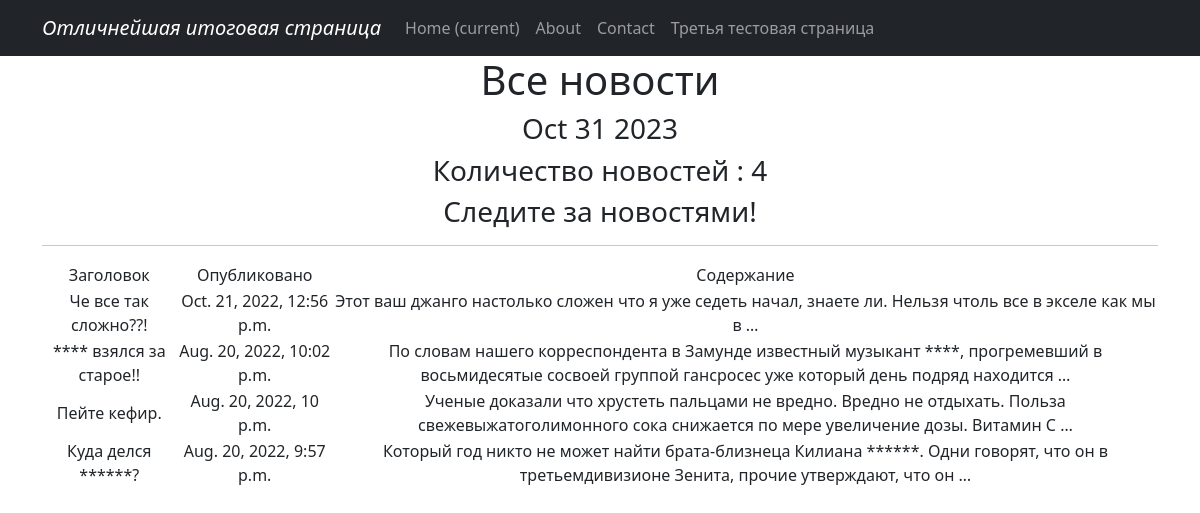
Page /news/ on the committed database.
### News/models.py (models this page shows, shortened)
class Post(models.Model):
    author = models.ForeignKey(Author, on_delete=models.CASCADE)
    post_time = models.DateTimeField(auto_now_add = True)
    post_type = models.CharField(max_length=3, choices = CHOICES, default = news)
    title = models.CharField(max_length=255)
    content = models.TextField()
    post_rating = models.IntegerField(default=0)
    category = models.ManyToManyField(Category, through = 'PostCategory')

### News/views.py (the view)
# urls.py: path('', PostList.as_view()),
class PostList(ListView):
    model = Post
    ordering = '-post_time'
    template_name = 'posts.html'
    context_object_name = 'posts'
    def get_context_data(self, **kwargs):
        context = super().get_context_data(**kwargs)
        context['time_now'] = datetime.utcnow()
        context['next_sale'] = None
        return context

### News/templatetags/custom_filters.py (called while the page is built)
@register.filter()
def cenzura(value):
    for word in Slovechki:
        value = value.replace(word, '*' * len(word))
    return value

### templates/posts.html (shortened to what this page needs)
{% extends 'flatpages/default.html' %}
{% load custom_filters %}
{% block content %}
   <h1>Все новости</h1>
   <h3>{{ time_now|date:'M d Y' }}</h3>
   <h3> Количество новостей : {{ posts | length }} </h3>
   <h3> {{ next_sale|default_if_none:"Следите за новостями!" }} </h3>
   <hr>
   {% if posts %}
       <table>
           <tr>
               <td>Заголовок</td>
               <td>Опубликовано</td>
               <td>Содержание</td>
           </tr>
           {% for Post in posts %}
           <tr>
               <td>{{ Post.title | cenzura }}</td>
               <td>{{ Post.post_time }}</td>
               <td>{{ Post.content | truncatewords:20 | cenzura }}</td>
           </tr>
           {% endfor %}
       </table>
   {% else %}
       <h2>Новостей нуль. Ниче не происходит.</h2>
   {% endif %}
{% endblock content %}

### templates/flatpages/default.html (shortened to what this page needs)
<!DOCTYPE html>
<html lang="en">
    <head>
        {% load static %}
       <link href="{% static 'css/styles.css' %}" rel="stylesheet" />
    </head>
    <body>
        <nav class="navbar navbar-expand-lg navbar-dark bg-dark static-top">
           <div class="container">
               <a class="navbar-brand" href="#"><i> Отличнейшая итоговая страница  </i></a>
               <div class="collapse navbar-collapse" id="navbarResponsive">
                   <ul class="navbar-nav ml-auto">
                       <li class="nav-item active">
                           <a class="nav-link" href="#">Home
                               <span class="sr-only">(current)</span>
                           </a>
                       </li>
                       <li class="nav-item">
                           <a class="nav-link" href="/about/">About</a>
                       </li>
                       <li class="nav-item">
                           <a class="nav-link" href="/contacts/">Contact</a>
                       </li>
                       <li class="nav-item">
                           <a class="nav-link" href="/third_page/">Третья тестовая страница </a>
                       </li>
                   </ul>
               </div>
           </div>
        </nav>
        <div class="container">
            <div class="row">
                <div class="col-lg-12 text-center">
                       {% block content %}{% endblock content %}
                </div>
            </div>
        </div>
    </body>
</html>

### rows in the picture
Post: title|cenzura "Че все так сложно??!", post_time "Oct. 21, 2022, 12:56 p.m.", content|cenzura "Этот ваш джанго настолько сложен что я уже седеть начал, знаете ли. Нельзя чтоль все в экселе как мы в …"
Post: title|cenzura "**** взялся за старое!!", post_time "Aug. 20, 2022, 10:02 p.m.", content|cenzura "По словам нашего корреспондента в Замунде известный музыкант ****, прогремевший в восьмидесятые сосвоей группой гансросес уже который день подряд находится …"
Post: title|cenzura "Пейте кефир.", post_time "Aug. 20, 2022, 10 p.m.", content|cenzura "Ученые доказали что хрустеть пальцами не вредно. Вредно не отдыхать. Польза свежевыжатоголимонного сока снижается по мере увеличение дозы. Витамин С …"
Post: title|cenzura "Куда делся ******?", post_time "Aug. 20, 2022, 9:57 p.m.", content|cenzura "Который год никто не может найти брата-близнеца Килиана ******. Одни говорят, что он в третьемдивизионе Зенита, прочие утверждают, что он …"

### other values in the picture
{{ time_now|date:'M d Y' }} "Oct 31 2023"
{{ posts | length }} "4"
{{ next_sale|default_if_none:"Следите за новостями!" }} "Следите за новостями!"
